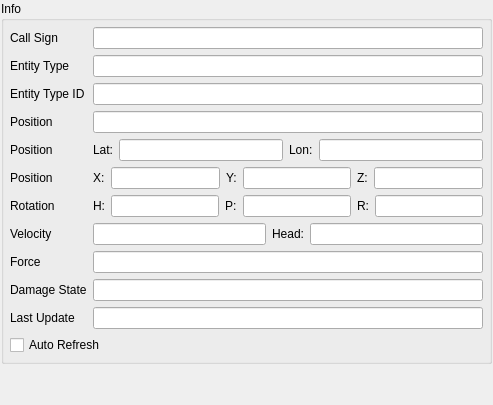
  <widget class="QDockWidget" name="mEntityInfoDockWidget" >
   <property name="sizePolicy" >
    <sizepolicy vsizetype="Preferred" hsizetype="Preferred" >
     <horstretch>1</horstretch>
     <verstretch>1</verstretch>
    </sizepolicy>
   </property>
   <property name="features" >
    <set>QDockWidget::AllDockWidgetFeatures</set>
   </property>
   <property name="windowTitle" >
    <string>Entity Info</string>
   </property>
   <attribute name="dockWidgetArea" >
    <number>1</number>
   </attribute>
   <widget class="QWidget" name="dockWidgetContents" >
    <property name="sizePolicy" >
     <sizepolicy vsizetype="Preferred" hsizetype="Preferred" >
      <horstretch>1</horstretch>
      <verstretch>1</verstretch>
     </sizepolicy>
    </property>
    <layout class="QVBoxLayout" >
     <property name="spacing" >
      <number>1</number>
     </property>
     <property name="margin" >
      <number>1</number>
     </property>
     <item>
      <widget class="QGroupBox" name="mEntityInfoGroupBox" >
       <property name="sizePolicy" >
        <sizepolicy vsizetype="Preferred" hsizetype="Preferred" >
         <horstretch>1</horstretch>
         <verstretch>0</verstretch>
        </sizepolicy>
       </property>
       <property name="title" >
        <string>Info</string>
       </property>
       <layout class="QHBoxLayout" >
        <property name="spacing" >
         <number>4</number>
        </property>
        <property name="margin" >
         <number>6</number>
        </property>
        <item>
         <widget class="QWidget" native="1" name="gridLayout_2" >
          <property name="sizePolicy" >
           <sizepolicy vsizetype="Preferred" hsizetype="Preferred" >
            <horstretch>1</horstretch>
            <verstretch>0</verstretch>
           </sizepolicy>
          </property>
          <layout class="QGridLayout" >
           <property name="margin" >
            <number>0</number>
           </property>
           <property name="spacing" >
            <number>6</number>
           </property>
           <item row="8" column="1" >
            <widget class="QLineEdit" name="mEntityInfoForceLineEdit" >
             <property name="readOnly" >
              <bool>true</bool>
             </property>
            </widget>
           </item>
           <item row="8" column="0" >
            <widget class="QLabel" name="mEntityInfoForceLabel" >
             <property name="text" >
              <string>Force</string>
             </property>
             <property name="buddy" >
              <cstring>mEntityInfoForceLineEdit</cstring>
             </property>
            </widget>
           </item>
           <item row="10" column="0" >
            <widget class="QLabel" name="mEntityInfoLastUpdateTimeLabel" >
             <property name="text" >
              <string>Last Update</string>
             </property>
            </widget>
           </item>
           <item row="9" column="1" >
            <widget class="QLineEdit" name="mDamageStateLineEdit" >
             <property name="readOnly" >
              <bool>true</bool>
             </property>
            </widget>
           </item>
           <item row="0" column="0" >
            <widget class="QLabel" name="mEntityInfoCallSignLabel" >
             <property name="text" >
              <string>Call Sign</string>
             </property>
             <property name="buddy" >
              <cstring>mEntityInfoCallSignLineEdit</cstring>
             </property>
            </widget>
           </item>
           <item row="0" column="1" >
            <widget class="QLineEdit" name="mEntityInfoCallSignLineEdit" >
             <property name="sizePolicy" >
              <sizepolicy vsizetype="Fixed" hsizetype="Expanding" >
               <horstretch>1</horstretch>
               <verstretch>0</verstretch>
              </sizepolicy>
             </property>
             <property name="readOnly" >
              <bool>true</bool>
             </property>
            </widget>
           </item>
           <item row="6" column="0" >
            <widget class="QLabel" name="mEntityInfoRotationLabel" >
             <property name="text" >
              <string>Rotation</string>
             </property>
            </widget>
           </item>
           <item row="3" column="1" >
            <widget class="QLineEdit" name="mEntityInfoPositionMGRS" >
             <property name="toolTip" >
              <string>The MGRS position of the entity</string>
             </property>
             <property name="readOnly" >
              <bool>true</bool>
             </property>
            </widget>
           </item>
           <item row="9" column="0" >
            <widget class="QLabel" name="mEntityInfoDamageStateLabel" >
             <property name="text" >
              <string>Damage State</string>
             </property>
             <property name="buddy" >
              <cstring>mDamageStateLineEdit</cstring>
             </property>
            </widget>
           </item>
           <item row="3" column="0" >
            <widget class="QLabel" name="mEntityInfoPositionLabel_MGRS" >
             <property name="text" >
              <string>Position</string>
             </property>
             <property name="buddy" >
              <cstring>mEntityInfoPositionMGRS</cstring>
             </property>
            </widget>
           </item>
           <item row="11" column="0" colspan="2" >
            <widget class="QCheckBox" name="mEntityInfoAutoRefreshCheckBox" >
             <property name="text" >
              <string>Auto Refresh</string>
             </property>
            </widget>
           </item>
           <item row="6" column="1" >
            <layout class="QHBoxLayout" >
             <item>
              <widget class="QLabel" name="mEntityInfoRot_HeadLabel" >
               <property name="text" >
                <string>H:</string>
               </property>
              </widget>
             </item>
             <item>
              <widget class="QLineEdit" name="mEntityInfoRotHeadEdit" >
               <property name="toolTip" >
                <string>The heading of the entity (in degrees)</string>
               </property>
               <property name="readOnly" >
                <bool>true</bool>
               </property>
              </widget>
             </item>
             <item>
              <widget class="QLabel" name="mEntityInfoRot_PitchLabel" >
               <property name="text" >
                <string>P:</string>
               </property>
              </widget>
             </item>
             <item>
              <widget class="QLineEdit" name="mEntityInfoRotPitchEdit" >
               <property name="toolTip" >
                <string>The pitch of the entity (in degrees)</string>
               </property>
               <property name="readOnly" >
                <bool>true</bool>
               </property>
              </widget>
             </item>
             <item>
              <widget class="QLabel" name="mEntityInfoRot_RollLabel" >
               <property name="text" >
                <string>R:</string>
               </property>
              </widget>
             </item>
             <item>
              <widget class="QLineEdit" name="mEntityInfoRotRollEdit" >
               <property name="toolTip" >
                <string>The roll of the entity (in degrees)</string>
               </property>
               <property name="readOnly" >
                <bool>true</bool>
               </property>
              </widget>
             </item>
            </layout>
           </item>
           <item row="10" column="1" >
            <widget class="QLineEdit" name="mEntityInfoLastUpdateTimeLineEdit" >
             <property name="toolTip" >
              <string>The amount of time that has passed since this entity was updated on the network.</string>
             </property>
             <property name="readOnly" >
              <bool>true</bool>
             </property>
            </widget>
           </item>
           <item row="4" column="0" >
            <widget class="QLabel" name="mEntityInfoPositionLabel_LatLon" >
             <property name="text" >
              <string>Position</string>
             </property>
             <property name="buddy" >
              <cstring>mEntityInfoPositionMGRS</cstring>
             </property>
            </widget>
           </item>
           <item row="4" column="1" >
            <layout class="QHBoxLayout" >
             <item>
              <widget class="QLabel" name="mEntityInfoPos_LatLabel" >
               <property name="text" >
                <string>Lat:</string>
               </property>
              </widget>
             </item>
             <item>
              <widget class="QLineEdit" name="mEntityInfoPosLatEdit" >
               <property name="toolTip" >
                <string>The Latitude of the entity (North-South)</string>
               </property>
               <property name="readOnly" >
                <bool>true</bool>
               </property>
              </widget>
             </item>
             <item>
              <widget class="QLabel" name="mEntityInfoPos_LonLabel" >
               <property name="text" >
                <string>Lon:</string>
               </property>
              </widget>
             </item>
             <item>
              <widget class="QLineEdit" name="mEntityInfoPosLonEdit" >
               <property name="toolTip" >
                <string>The longitude of the entity (East-West)</string>
               </property>
               <property name="readOnly" >
                <bool>true</bool>
               </property>
              </widget>
             </item>
            </layout>
           </item>
           <item row="5" column="0" >
            <widget class="QLabel" name="mEntityInfoPositionLabel_XYZ" >
             <property name="text" >
              <string>Position</string>
             </property>
             <property name="buddy" >
              <cstring>mEntityInfoPositionMGRS</cstring>
             </property>
            </widget>
           </item>
           <item row="5" column="1" >
            <layout class="QHBoxLayout" >
             <item>
              <widget class="QLabel" name="mEntityInfoPos_XLabel" >
               <property name="text" >
                <string>X:</string>
               </property>
              </widget>
             </item>
             <item>
              <widget class="QLineEdit" name="mEntityInfoPosXEdit" >
               <property name="toolTip" >
                <string>The X position of the entity (meters in world coordinates)</string>
               </property>
               <property name="readOnly" >
                <bool>true</bool>
               </property>
              </widget>
             </item>
             <item>
              <widget class="QLabel" name="mEntityInfoPos_YLabel" >
               <property name="text" >
                <string>Y:</string>
               </property>
              </widget>
             </item>
             <item>
              <widget class="QLineEdit" name="mEntityInfoPosYEdit" >
               <property name="toolTip" >
                <string>The Y position of the entity (meters in world coordinates)</string>
               </property>
               <property name="readOnly" >
                <bool>true</bool>
               </property>
              </widget>
             </item>
             <item>
              <widget class="QLabel" name="mEntityInfoPos_ZLabel" >
               <property name="text" >
                <string>Z:</string>
               </property>
              </widget>
             </item>
             <item>
              <widget class="QLineEdit" name="mEntityInfoPosZEdit" >
               <property name="toolTip" >
                <string>The Z position of the entity (meters in world coordinates)</string>
               </property>
               <property name="readOnly" >
                <bool>true</bool>
               </property>
              </widget>
             </item>
            </layout>
           </item>
           <item row="7" column="0" >
            <widget class="QLabel" name="mEntityInfoSpeedLabel" >
             <property name="text" >
              <string>Velocity</string>
             </property>
             <property name="buddy" >
              <cstring>mEntityInfoForceLineEdit</cstring>
             </property>
            </widget>
           </item>
           <item row="7" column="1" >
            <layout class="QHBoxLayout" >
             <item>
              <widget class="QLineEdit" name="mEntityInfoSpeed" >
               <property name="toolTip" >
                <string>The speed of the entity - estimated from the published velocity</string>
               </property>
               <property name="readOnly" >
                <bool>true</bool>
               </property>
              </widget>
             </item>
             <item>
              <widget class="QLabel" name="mEntityInfoSpeed_DirLabel" >
               <property name="text" >
                <string>Head:</string>
               </property>
              </widget>
             </item>
             <item>
              <widget class="QLineEdit" name="mEntityInfoSpeedDir" >
               <property name="toolTip" >
                <string>The direction the entity is moving (in degrees) - estimated from the published velocity</string>
               </property>
               <property name="readOnly" >
                <bool>true</bool>
               </property>
              </widget>
             </item>
            </layout>
           </item>
           <item row="1" column="0" >
            <widget class="QLabel" name="mEntityTypeLabel" >
             <property name="text" >
              <string>Entity Type</string>
             </property>
             <property name="buddy" >
              <cstring>mEntityInfoCallSignLineEdit</cstring>
             </property>
            </widget>
           </item>
           <item row="1" column="1" >
            <widget class="QLineEdit" name="mEntityTypeLineEdit" >
             <property name="sizePolicy" >
              <sizepolicy vsizetype="Fixed" hsizetype="Expanding" >
               <horstretch>1</horstretch>
               <verstretch>0</verstretch>
              </sizepolicy>
             </property>
             <property name="readOnly" >
              <bool>true</bool>
             </property>
            </widget>
           </item>
           <item row="2" column="0" >
            <widget class="QLabel" name="mEntityTypeIDLabel" >
             <property name="text" >
              <string>Entity Type ID</string>
             </property>
             <property name="buddy" >
              <cstring>mEntityInfoPositionMGRS</cstring>
             </property>
            </widget>
           </item>
           <item row="2" column="1" >
            <widget class="QLineEdit" name="mEntityTypeIDLineEdit" >
             <property name="sizePolicy" >
              <sizepolicy vsizetype="Fixed" hsizetype="Expanding" >
               <horstretch>1</horstretch>
               <verstretch>0</verstretch>
              </sizepolicy>
             </property>
             <property name="readOnly" >
              <bool>true</bool>
             </property>
            </widget>
           </item>
          </layout>
         </widget>
        </item>
       </layout>
      </widget>
     </item>
     <item>
      <spacer>
       <property name="orientation" >
        <enum>Qt::Vertical</enum>
       </property>
       <property name="sizeHint" stdset="0" >
        <size>
         <width>20</width>
         <height>40</height>
        </size>
       </property>
      </spacer>
     </item>
    </layout>
   </widget>
  </widget>
